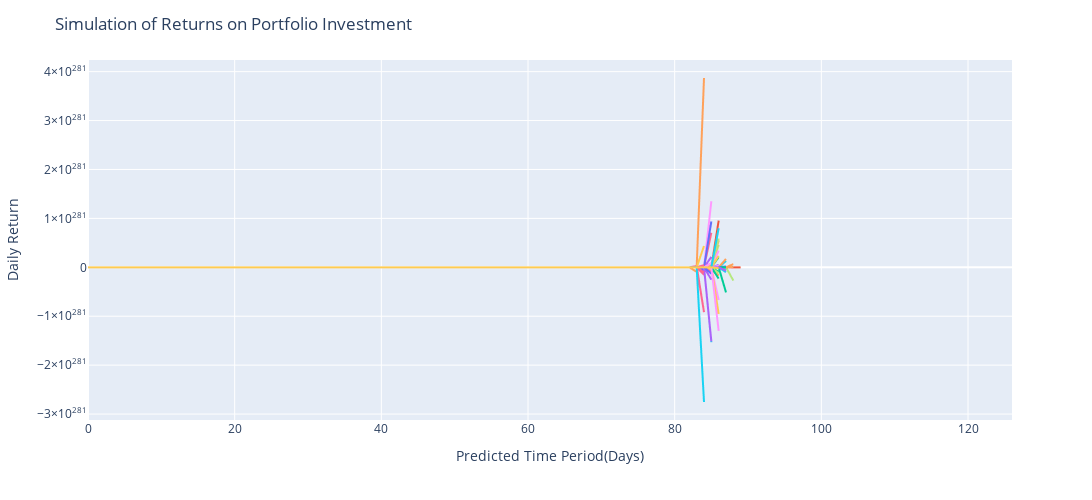

This figure's notebook cell:
### Code cell
# dashboard components

# mcsftool plot simulation (120)
fig1 = px.line(mc_df)
fig1 = fig1.update_layout(
    xaxis_title="Predicted Time Period(Days)",
    yaxis_title="Daily Return",
    showlegend=False,
    title='Simulation of Returns on Portfolio Investment')
fig1=fig1.update_layout(
    height=500,
    width=1100)
fig1
